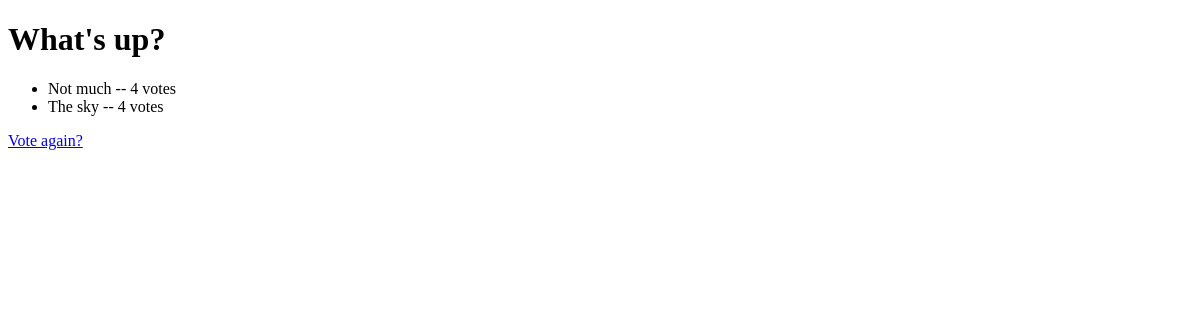
/polls/1/results/, run on an earlier commit of the app's database.
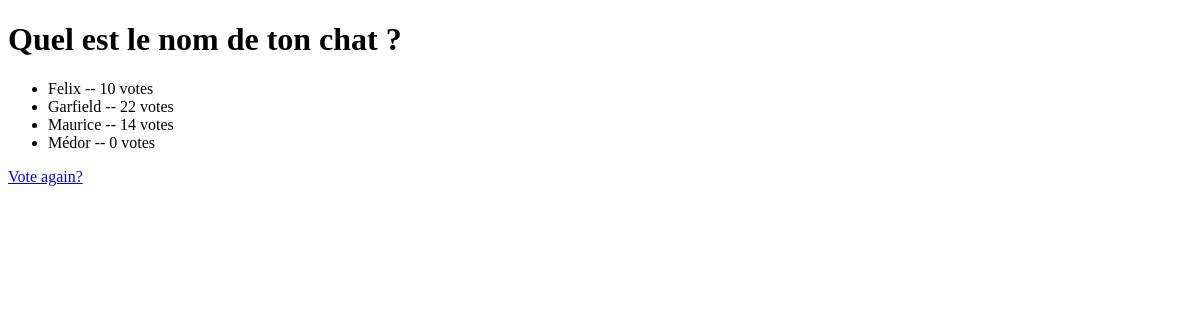
And on a later commit of the database.
### polls/models.py (models this page shows, shortened)
class Question(models.Model):
    question_text = models.CharField(max_length=200)
    pub_date = models.DateTimeField("date published")
    place_holder_3 = models.CharField(max_length=200, null=True, blank=True)

class Choice(models.Model):
    question = models.ForeignKey(Question, on_delete=models.CASCADE)
    choice_text = models.CharField(max_length=200)
    votes = models.IntegerField(default=0)

### polls/views.py (the view)
# urls.py: path("<int:pk>/results/", views.ResultsView.as_view(), name="results"),
class ResultsView(generic.DetailView):
    model = Question
    template_name = "polls/results.html"

### polls/templates/polls/results.html (shortened to what this page needs)
<!DOCTYPE html>
<html lang="en">
    <head>
    </head>
    <body>
        <h1>{{ question.question_text }}</h1>
        <ul>
        {% for choice in question.choice_set.all %}
            <li>{{ choice.choice_text }} -- {{ choice.votes }} vote{{ choice.votes|pluralize }}</li>
        {% endfor %}
        </ul>
        <a href="{% url 'polls:detail' question.id %}">Vote again?</a>
    </body>
</html>

What changed in the data, as far as the page shows it:
changed Question: question_text "What's up?" → "Quel est le nom de ton chat ?"
changed Choice: choice_text "Not much" → "Felix"; votes "4" → "10"
changed Choice: choice_text "The sky" → "Garfield"; votes "4" → "22"
added Choice: choice_text "Maurice", votes "14"
added Choice: choice_text "Médor", votes "0"
